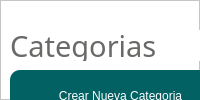
               <widget class="QWidget" name="pg_categoria">
                <layout class="QVBoxLayout" name="verticalLayout_7">
                 <property name="spacing">
                  <number>0</number>
                 </property>
                 <property name="leftMargin">
                  <number>0</number>
                 </property>
                 <property name="topMargin">
                  <number>0</number>
                 </property>
                 <property name="rightMargin">
                  <number>0</number>
                 </property>
                 <property name="bottomMargin">
                  <number>0</number>
                 </property>
                 <item>
                  <widget class="QFrame" name="frame_10">
                   <property name="styleSheet">
                    <string notr="true">QPushButton{
    background:rgba(2,97,98,255);
    /*border: 1px solid #2361a0; /* Cambiar el color del borde a azul oscuro */
    border-radius: 10px;
    font: 75 12pt &quot;Archivo&quot;;
/* Cambiar el color de fondo a azul oscuro */
    color: white;
}
/*
QPushButton:hover{

background-color: qlineargradient(spread:pad, x1:0, y1:0.505682, x2:1, y2:0.477, stop:0 rgba(14, 52, 83, 1), stop:1 rgba(14, 52, 83, 1));
color: black;

}
*/
QFrame{
background-color: rgb(255, 255, 255); /* Cambiar el color de fondo a azul oscuro */
}

QLineEdit{
background-color: rgb(255,255,255);
border:none;
border-bottom:2px solid rgba(46, 82, 101, 200);
   /*color: #2361a0;*/
	color:rgba(106,105,103,255);
    font: 75 12pt &quot;Archivo&quot;;

}

QLabel{
color: rgba(106,105,103,255);
    font: 75 22pt &quot;Archivo&quot;;
}
</string>
                   </property>
                   <property name="frameShape">
                    <enum>QFrame::StyledPanel</enum>
                   </property>
                   <property name="frameShadow">
                    <enum>QFrame::Raised</enum>
                   </property>
                   <widget class="QLabel" name="label_5">
                    <property name="geometry">
                     <rect>
                      <x>10</x>
                      <y>30</y>
                      <width>211</width>
                      <height>31</height>
                     </rect>
                    </property>
                    <property name="font">
                     <font>
                      <family>Archivo</family>
                      <pointsize>22</pointsize>
                      <weight>9</weight>
                      <italic>false</italic>
                      <bold>false</bold>
                     </font>
                    </property>
                    <property name="text">
                     <string>Categorias</string>
                    </property>
                   </widget>
                   <widget class="QLineEdit" name="lineEdit_2">
                    <property name="geometry">
                     <rect>
                      <x>10</x>
                      <y>140</y>
                      <width>771</width>
                      <height>31</height>
                     </rect>
                    </property>
                    <property name="styleSheet">
                     <string notr="true"/>
                    </property>
                   </widget>
                   <widget class="QPushButton" name="btn_crearCat">
                    <property name="geometry">
                     <rect>
                      <x>10</x>
                      <y>70</y>
                      <width>221</width>
                      <height>51</height>
                     </rect>
                    </property>
                    <property name="text">
                     <string>Crear Nueva Categoria</string>
                    </property>
                   </widget>
                   <widget class="QTableWidget" name="tablaCategoria">
                    <property name="geometry">
                     <rect>
                      <x>20</x>
                      <y>200</y>
                      <width>1001</width>
                      <height>501</height>
                     </rect>
                    </property>
                    <property name="layoutDirection">
                     <enum>Qt::LeftToRight</enum>
                    </property>
                    <property name="styleSheet">
                     <string notr="true">QHeaderView {
    background-color: white;
    border: none;
    font: 75 12pt &quot;Archivo&quot;;
}

QHeaderView:hover {
    background-color: white;
}

QHeaderView:section {
    background-color: white;
    border-bottom: 1px solid lightgray;
    border-top: none;
    padding: 2px;
    font-size: 11pt;
    color: black;
text-align: left;
}

QTableWidget {
    background-color: white;
    border: none;
    gridline-color: transparent;
    font-size: 11pt;
    color: black;

}

QTableWidget QTableCornerButton::section {
    background-color: white;
    border: none;

}

QTableWidget::item {
    border: none;
    border-bottom: 1px solid lightgray;
    alignment: AlignHCenter; /* Centra el texto horizontalmente */
	color:black /* cambiar el color letra al seleccionar*/

}</string>
                    </property>
                    <property name="textElideMode">
                     <enum>Qt::ElideMiddle</enum>
                    </property>
                    <column>
                     <property name="text">
                      <string>Categorias</string>
                     </property>
                    </column>
                    <column>
                     <property name="text">
                      <string>Precio</string>
                     </property>
                    </column>
                    <column>
                     <property name="text">
                      <string/>
                     </property>
                    </column>
                    <column>
                     <property name="text">
                      <string/>
                     </property>
                    </column>
                   </widget>
                  </widget>
                 </item>
                </layout>
               </widget>
